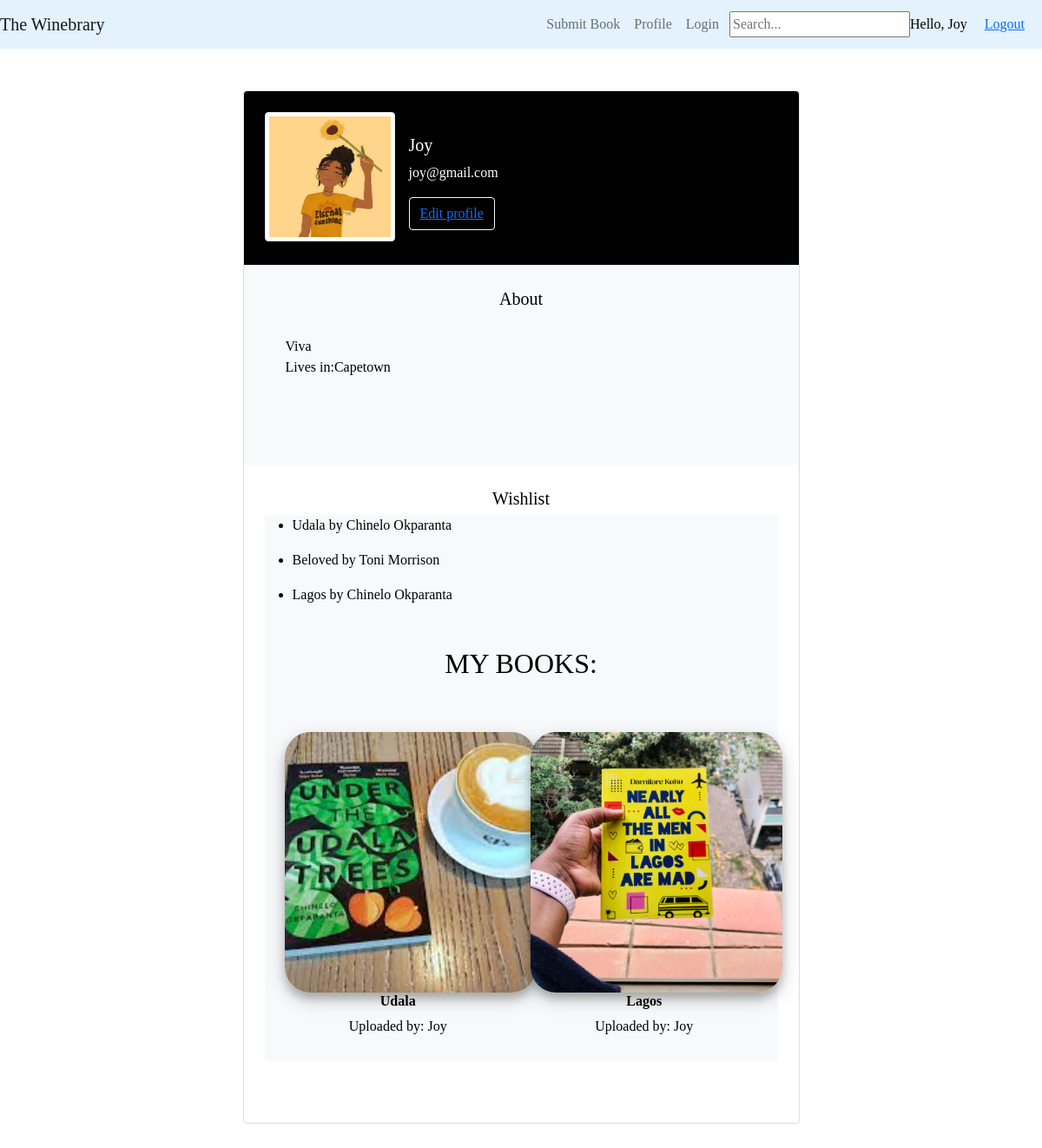
/profile/ (signed in), run on the app's committed database.
### library/models.py (models this page shows, shortened)
class Profile(models.Model):
  user = models.OneToOneField(User, on_delete = models.CASCADE, null=True, blank=True)
  name =  models.CharField(max_length=200, null=True)
  profilepic = models.ImageField(null=True, blank=True)
  email =  models.EmailField(max_length=300)
  bio = models.CharField(max_length=500)
  location = models.CharField(max_length=100, default="")
  @property
  def profilepicURL(self):
    try:
      url = self.profilepic.url
    except:
      url = ''
    return url

class WishlistItem (models.Model):
  wishlist = models.ForeignKey(Wishlist, on_delete=models.SET_NULL,null=True, blank=True)
  book = models.ForeignKey(Book, on_delete=models.SET_NULL,null=True, blank=True)
  quantity = models.IntegerField(default=0, null = True, blank=True)
  date_added = models.DateTimeField(auto_now_add=True)

class Book(models.Model):
  user = models.ForeignKey(User,on_delete = models.CASCADE)
  image = models.ImageField(blank=False)
  title = models.CharField(max_length=200)
  author = models.CharField(max_length=100)
  synopsis = models.CharField(max_length=1000)
  pub_date = models.DateTimeField(auto_now_add=True)
  quantity = models.IntegerField(default=1)
  location = models.CharField(max_length=100, default="")
  @property
  def imageURL(self):
    try:
      url = self.image.url
    except:
      url = ''
    return url

### library/views.py (the view)
# urls.py: path('profile/',views.profile, name='profile'),
@login_required(login_url='login')
def profile(request):
    current_user = request.user
    profiles = Profile.objects.filter(user_id = current_user.id).all()
    books =Book.objects.filter(user_id = current_user.id).all()
    wishlist, created = Wishlist.objects.get_or_create(user=current_user.profile)
    items = wishlist.wishlistitem_set.all()
    return render(request, 'profile.html', {"current_user":current_user,"books":books,"items":items, "profiles":profiles})

### library/templates/profile.html
{%extends 'index.html'%}
{% load bootstrap3 %}
{% load static %}
{% block content %}
{% block navbar %}
    {% include 'navbar.html' %}
{% endblock %}
 <section class="h-100 gradient-custom-2">
    <div class="container py-5 h-100">
      <div class="row d-flex justify-content-center align-items-center h-100">
        <div class="col col-lg-9 col-xl-7">
          {% for profile in profiles %}
          <div class="card">
            <div class="rounded-top text-white d-flex flex-row" style="background-color: #000; height:200px;">
              <div class="ms-4 d-flex flex-column" style="width: 150px;">
                <img src="{{profile.profilepicURL}}"
                  alt="Generic placeholder image" class="img-fluid img-thumbnail mt-4 mb-2"
                  style="width: 150px; z-index: 1">
              </div>
              <div class="ms-3" style="margin-top: 50px;">
                <h5>{{profile.name}}</h5>
                <p>{{profile.email}}</p>
                <button type="button" class="btn btn-outline-light" data-mdb-ripple-color="dark"
                style="z-index: 1;">
                <a href="{% url 'updateprofile' %}"> Edit profile </a>
              </button>
              </div>
            </div>
            <div class="p-4 text-black" style="background-color: #f8f9fa;">
              <div class="mb-5">
                <p class="text-center lead fw-normal mb-1">About</p>
                <div class="p-4" style="background-color: #f8f9fa;">
                  <p class="font-italic mb-0">{{profile.bio}}</p>
                  <p class="font-italic mb-1">Lives in:{{profile.location}} </p>
                </div>
              </div>
            </div>
            <div class="card-body p-4 text-black">
              {% endfor %}
              <div class="mb-5">
                <p class="text-center lead fw-normal mb-1">Wishlist</p>
                {% for item in items %}
                <div  style="background-color: #f8f9fa;">
                  <ul>
                    <li>
                      {{item.book.title}} by <span>{{item.book.author}}</span>
                    </li>
                  </ul>
                  {% endfor %}
                </div>
              </div>
              <div class="container display-section">
                <div>
                    <h2 class="text-center m-5">MY BOOKS:</h2>
                </div>
                <div class="row">
                    {% for book in books %}
                    <div class="col-sm-6 text-center display-area">
                        <a href="" data-toggle="modal" data-target="#myModal{{ book.id }}"><img
                                src="{{book.imageURL}}" class="uploaded-pics" alt="Image"> </a>
                                <h6><strong>{{book.title}}</strong></h6>
                                <p>Uploaded by: {{book.user}} </p>
                    </div>
                    {% endfor %}
                  </div>
            </div>
            </div>
          </div>
        </div>
      </div>
    </div>
  </section>
{% endblock %}

### library/templates/index.html (shortened to what this page needs)
{% load static %}
{% load bootstrap3 %}
<!doctype html>
<html lang="en">
<head>
    <link href="https://cdn.jsdelivr.net/npm/bootstrap@5.1.3/dist/css/bootstrap.min.css" rel="stylesheet"
>
    <link rel="stylesheet" href="{% static 'css/index.css' %}">
</head>
<body>
    {% block content %}
    {% endblock %}
</body>
</html>

### library/templates/navbar.html (shortened to what this page needs)
{%extends 'index.html'%}
{% load static %}
{% load bootstrap3%}
{% block content%}
<nav class="navbar navbar-expand-lg navbar-light" style="background-color: #e3f2fd;">
  <div class="container-fluid">
    <a class="navbar-brand" href="{% url 'index' %}">The Winebrary</a>
    <div class="collapse navbar-collapse" id="navbarNavAltMarkup">
      <ul class="navbar-nav ms-auto px-1">
        <li class="nav-item">
          <a class="nav-link" href="{% url 'submit' %}">Submit Book</a>
          </li>
        <li class="nav-item">
        <a class="nav-link" href="{% url 'profile' %}"> Profile </a>
        </li>
        <li class="nav-item">
          <a class="nav-link" href="{% url 'login' %}">Login</a>
          </li>
      </ul>
      <form action="{% url 'search' %}" method="GET">
        <input name="q" type="text" placeholder="Search...">
      </form>
      <span class="hi"> Hello, {{request.user}} </span>
      <span class="hi"> <a href="{% url 'logout' %}"> Logout </a> </span>
    </div>
  </div>
</nav>
{% endblock %}

### static/css/index.css (style rules this page uses)
* { font-family: 'Ubuntu'; }
.container-fluid { margin: 0px; padding:0px ; }
.uploaded-pics { object-fit: cover; height: 300px; width: 290px; border-radius: 10%; box-shadow: 0 7px 10px 0 rgba(0, 0, 0, 0.2), 0 8px 22px 0 rgba(0, 0, 0, 0.19); }
.display-area { padding: 2%; }

### library/templates/navbar.html (style rules this page uses)
.hi { margin-right: 20px; color: black; text-decoration: none; }

### data on the page
Profile: profilepicURL (picture), name "Joy", email "joy@gmail.com", bio "Viva", location "Capetown"
WishlistItem: book "Udala", book.author "Chinelo Okparanta"
WishlistItem: book "Beloved", book.author "Toni Morrison"
WishlistItem: book "Lagos", book.author "Chinelo Okparanta"
Book: imageURL (picture), title "Udala", user "Joy"
Book: imageURL (picture), title "Lagos", user "Joy"

### other printed values
{{ request.user }} "Joy"
